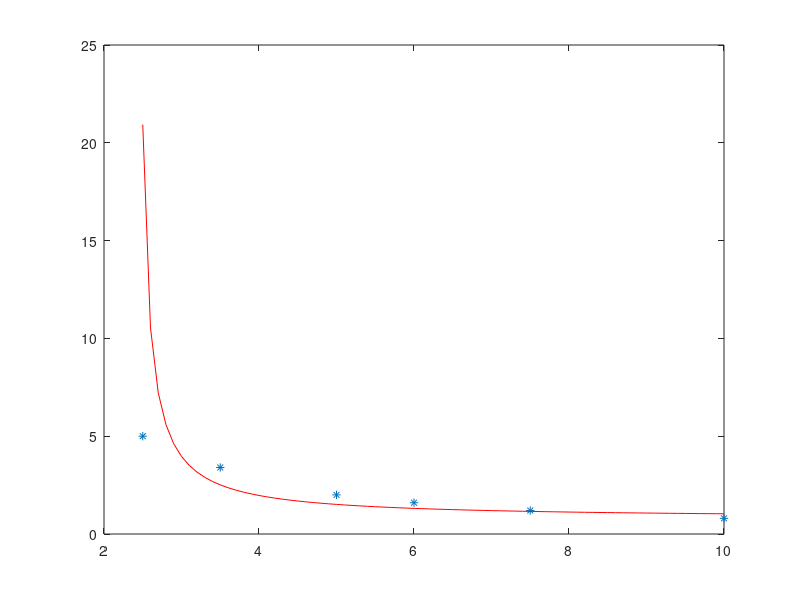

The MATLAB source for this figure:
disp('linear regression for groth model ');
% groth model 
% y= ax / b+x
x = [2.5 3.5 5 6 7.5 10] ; 
y = [5 3.4 2 1.6 1.2 0.8];

% (1/y) = (b/a)(1/x) + (1/a)
% Y = A X + B
%take the log for the y vector
X = 1./x ;
Y = 1./y  ;

% ∑ Y = A ∑ X + n B
% ∑ YX = A ∑ X^2 + B ∑ X

% get variable values

n=length(x)     ;  % n  
sX = sum(X)     ; % ∑ X
sY = sum(Y)     ; % ∑ Y
sXY = sum(X.*Y) ; % ∑ YX
sX2 = sum(X.^2) ; % ∑ X^2

% ∑ Y = a ∑ X + n B
% ∑ YX = a ∑ X^2 + B ∑ X

% we split this two equation into two matrices

Rightcoef = [sX n  ; sX2 sX ] ;  
Leftcoef = [sY ; sXY] ; 
%solve as matrices
%think of it as 
%Leftcoef = Rightcoef  * sol
sol = Rightcoef \ Leftcoef ;  % as same as 'sol  = Rightcoef^-1 * Leftcoef' but the backslash expression is more effcint for more info : https://www.mathworks.com/help/matlab/ref/mldivide.html

A= sol(1) ;    %A       
B = sol(2) ;   %B
a = 1/B  ;      %a 
b= A*a    ;     %b 

%calc R^2
yav = mean(Y) ;
st = sum( (Y-yav).^2 )  ;
sr = sum((Y-B-A*X).^2) ;
r2=(st-sr)/st ;


disp("a = "+a) ;
disp("b = "+b) ;
disp("r^2 = "+r2) ;

x1 = min(x):0.1:max(x) ;
%y= ax / b+X
y1 = (a*x1) ./ (b+x1) ;

plot(x,y ,'*' , x1 ,y1 ,'r-')